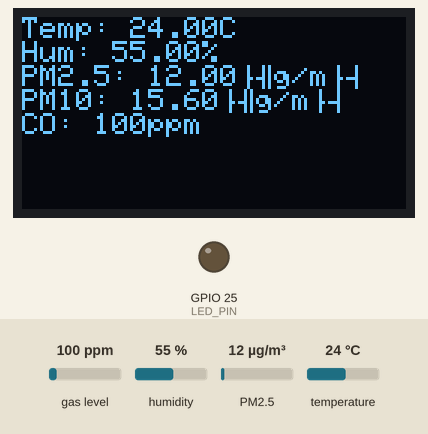
A sketch run on a simulated ESP32. On the bench: 128×64 one-colour display, output pins drawn as LEDs (lit = HIGH). The inputs (shaded band) are chosen by the test bench; at power-on: gas level 100 ppm, humidity 55 %, PM2.5 12 µg/m³, temperature 24 °C. No radio packets arrive unless stated; what the sketch prints to the serial monitor is not drawn.

Above: at 3.2 s.
3.3 s: gas level set to 20 ppm
At 8.5 s:
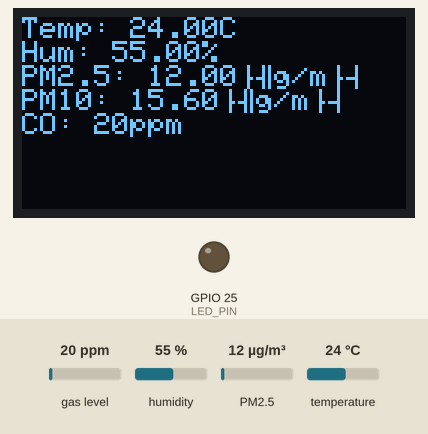
13.8 s: humidity set to 22 %
At 18.4 s:
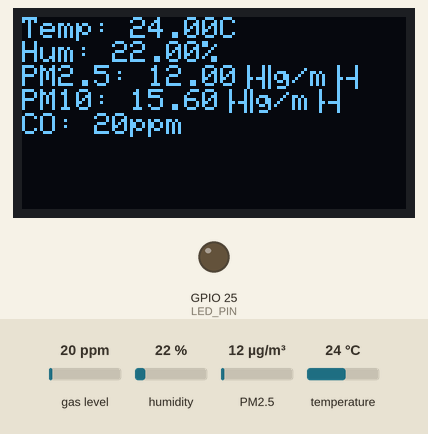
24.3 s: PM2.5 set to 6 µg/m³
At 29.5 s:
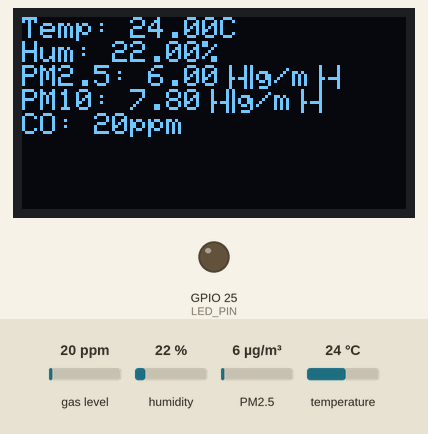
34.8 s: temperature set to 12 °C
At 39.3 s:
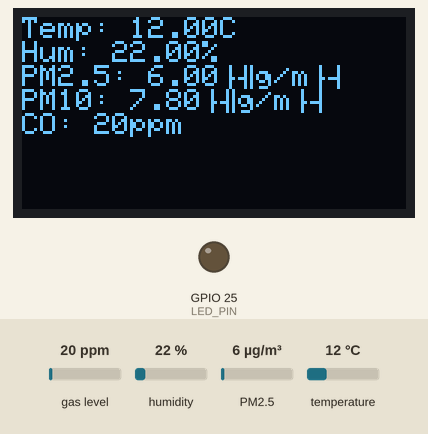
45.1 s: gas level set to 250 ppm
At 50.3 s:
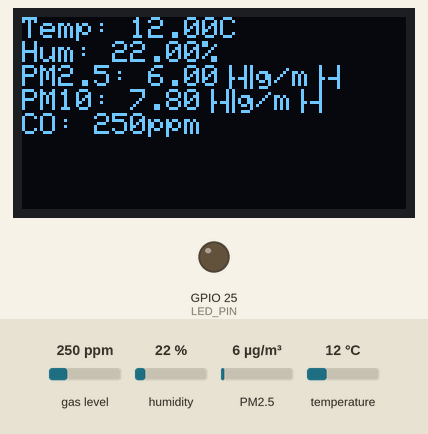
55.5 s: PM2.5 set to 75 µg/m³
At 60.2 s:
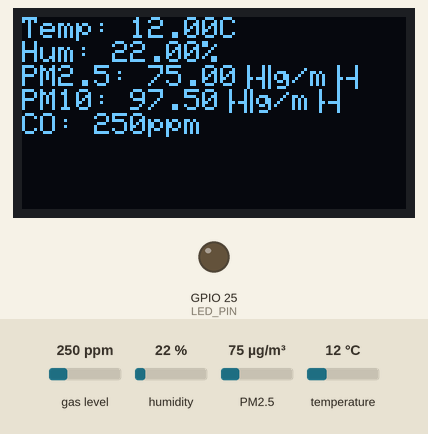
Timing chart, 0 to 66.1 s (numbered marks = the images above; inputs shaded):
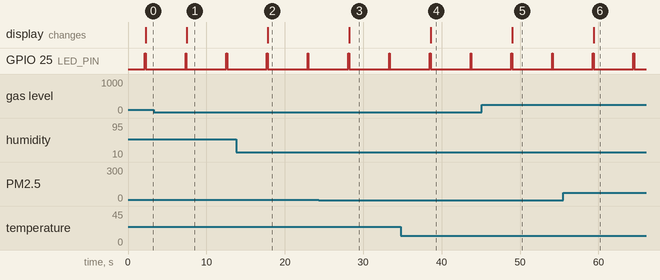

The sketch:

Sensor_Node.ino
```cpp
#include <SPI.h>
#include <LoRa.h>
#include <Adafruit_GFX.h>d:\6th semi\Embedded system\Project\Final code\Gate_Way\Gate_Way.ino
#include <Adafruit_SSD1306.h>
#include <DHT.h>
#include <SDS011.h>
#include <MQ7.h>

#define DHTPIN 4          // DHT22 on D4
#define DHTTYPE DHT22     // DHT22 sensor
#define LED_PIN 25        // LED on D25

// OLED pins (SPI)
#define OLED_DC 21
#define OLED_CS 22
#define OLED_RST 16

// LoRa pins
#define LORA_SS 5
#define LORA_RST 14
#define LORA_DIO0 2

// SDS011 pins
#define SDS011_RX 13
#define SDS011_TX 12

// MQ7 pin
#define MQ7_PIN 34

Adafruit_SSD1306 display(128, 64, &SPI, OLED_DC, OLED_RST, OLED_CS);
DHT dht(DHTPIN, DHTTYPE);
SDS011 sds011;
MQ7 mq7(MQ7_PIN, 5.0); // Initialize MQ7 with analog pin and voltage

void setup() {
  Serial.begin(115200);
  pinMode(LED_PIN, OUTPUT);
  dht.begin();
  sds011.begin(SDS011_TX, SDS011_RX); // Initialize SDS011
  mq7.calibrate(); // Calibrate MQ7

  // Initialize OLED
  display.begin(SSD1306_SWITCHCAPVCC);
  display.clearDisplay();
  display.setTextSize(1);
  display.setTextColor(SSD1306_WHITE);
  display.setCursor(0, 0);
  display.println("Sensor Node");
  display.display();
  delay(2000);

  // Initialize LoRa
  LoRa.setPins(LORA_SS, LORA_RST, LORA_DIO0);
  if (!LoRa.begin(433E6)) {
    Serial.println("LoRa init failed!");
    while (1);
  }
  Serial.println("LoRa initialized!");
}

void loop() {
  float temp = dht.readTemperature();
  float hum = dht.readHumidity();
  float pm25, pm10;
  int mq7Value = mq7.readPpm(); // Read CO value

  if (isnan(temp) || isnan(hum)) {
    Serial.println("DHT22 error!");
    return;
  }

  if (sds011.read(&pm25, &pm10)) {
    Serial.println("SDS011 error!");
    return;
  }

  // Send data via LoRa
  LoRa.beginPacket();
  LoRa.print("T:");
  LoRa.print(temp);
  LoRa.print(",H:");
  LoRa.print(hum);
  LoRa.print(",PM2.5:");
  LoRa.print(pm25);
  LoRa.print(",PM10:");
  LoRa.print(pm10);
  LoRa.print(",CO:");
  LoRa.print(mq7Value);
  LoRa.endPacket();

  // Blink LED on transmission
  digitalWrite(LED_PIN, HIGH);
  delay(100);
  digitalWrite(LED_PIN, LOW);

  // Print to Serial Monitor
  Serial.print("Temperature: ");
  Serial.print(temp);
  Serial.print("°C, Humidity: ");
  Serial.print(hum);
  Serial.print("%, PM2.5: ");
  Serial.print(pm25);
  Serial.print("µg/m³, PM10: ");
  Serial.print(pm10);
  Serial.print("µg/m³, CO: ");
  Serial.print(mq7Value);
  Serial.println("ppm");

  // Update OLED
  display.clearDisplay();
  display.setCursor(0, 0);
  display.print("Temp: ");
  display.print(temp);
  display.println("C");
  display.print("Hum: ");
  display.print(hum);
  display.println("%");
  display.print("PM2.5: ");
  display.print(pm25);
  display.println("µg/m³");
  display.print("PM10: ");
  display.print(pm10);
  display.println("µg/m³");
  display.print("CO: ");
  display.print(mq7Value);
  display.println("ppm");
  display.display();

  delay(5000); // Send every 5 seconds
}
```

Measured:
- after the input at 3.3 s, the display: changes after 4.2 s (image 1)
- after the input at 13.8 s, the display: changes after 4.1 s (image 2)
- after the input at 24.3 s, the display: changes after 3.9 s (image 3)
- after the input at 34.8 s, the display: changes after 3.8 s (image 4)
- after the input at 45.1 s, the display: changes after 3.9 s (image 5)
- after the input at 55.5 s, the display: changes after 3.9 s (image 6)
- by itself, GPIO 25 (LED_PIN): alternates HIGH for 0.10 s and LOW for 5.1 s
